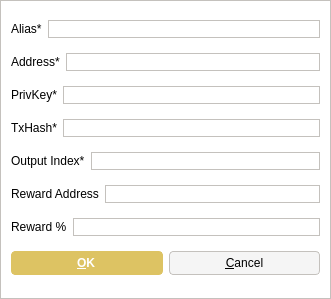
<?xml version="1.0" encoding="UTF-8"?>
<ui version="4.0">
 <class>AddEditAdrenalineNode</class>
 <widget class="QDialog" name="AddEditAdrenalineNode">
  <property name="geometry">
   <rect>
    <x>0</x>
    <y>0</y>
    <width>331</width>
    <height>299</height>
   </rect>
  </property>
  <property name="windowTitle">
   <string>Add/Edit Koalakash Node</string>
  </property>
  <property name="styleSheet">
   <string notr="true">background-color: rgb(255, 255, 255);
border: 1px solid #c4c1bd;</string>
  </property>
  <property name="modal">
   <bool>true</bool>
  </property>
  <layout class="QVBoxLayout" name="verticalLayout">
   <item>
    <layout class="QHBoxLayout" name="horizontalLayout_4">
     <property name="bottomMargin">
      <number>0</number>
     </property>
     <item>
      <widget class="QLabel" name="label_4">
       <property name="styleSheet">
        <string notr="true">border: 0;</string>
       </property>
       <property name="text">
        <string>Alias*</string>
       </property>
      </widget>
     </item>
     <item>
      <widget class="QLineEdit" name="aliasLineEdit"/>
     </item>
    </layout>
   </item>
   <item>
    <layout class="QHBoxLayout" name="horizontalLayout_5">
     <property name="bottomMargin">
      <number>0</number>
     </property>
     <item>
      <widget class="QLabel" name="label_6">
       <property name="styleSheet">
        <string notr="true">border: 0;</string>
       </property>
       <property name="text">
        <string>Address*</string>
       </property>
      </widget>
     </item>
     <item>
      <widget class="QLineEdit" name="addressLineEdit"/>
     </item>
    </layout>
   </item>
   <item>
    <layout class="QHBoxLayout" name="horizontalLayout_3">
     <property name="bottomMargin">
      <number>0</number>
     </property>
     <item>
      <widget class="QLabel" name="label_5">
       <property name="styleSheet">
        <string notr="true">border: 0;</string>
       </property>
       <property name="text">
        <string>PrivKey*</string>
       </property>
      </widget>
     </item>
     <item>
      <widget class="QLineEdit" name="privkeyLineEdit"/>
     </item>
    </layout>
   </item>
   <item>
    <layout class="QHBoxLayout" name="horizontalLayout_2">
     <property name="bottomMargin">
      <number>0</number>
     </property>
     <item>
      <widget class="QLabel" name="label_2">
       <property name="styleSheet">
        <string notr="true">border: 0;</string>
       </property>
       <property name="text">
        <string>TxHash*</string>
       </property>
      </widget>
     </item>
     <item>
      <widget class="QLineEdit" name="txhashLineEdit"/>
     </item>
    </layout>
   </item>
   <item>
    <layout class="QHBoxLayout" name="horizontalLayout_8">
     <property name="bottomMargin">
      <number>0</number>
     </property>
     <item>
      <widget class="QLabel" name="label_8">
       <property name="styleSheet">
        <string notr="true">border: 0;</string>
       </property>
       <property name="text">
        <string>Output Index*</string>
       </property>
      </widget>
     </item>
     <item>
      <widget class="QLineEdit" name="outputindexLineEdit"/>
     </item>
    </layout>
   </item>
   <item>
    <layout class="QHBoxLayout" name="horizontalLayout_6">
     <property name="bottomMargin">
      <number>0</number>
     </property>
     <item>
      <widget class="QLabel" name="label_3">
       <property name="styleSheet">
        <string notr="true">border: 0;</string>
       </property>
       <property name="text">
        <string>Reward Address</string>
       </property>
      </widget>
     </item>
     <item>
      <widget class="QLineEdit" name="rewardaddressLineEdit"/>
     </item>
    </layout>
   </item>
   <item>
    <layout class="QHBoxLayout" name="horizontalLayout_7">
     <property name="bottomMargin">
      <number>0</number>
     </property>
     <item>
      <widget class="QLabel" name="label_7">
       <property name="styleSheet">
        <string notr="true">border: 0;</string>
       </property>
       <property name="text">
        <string>Reward %</string>
       </property>
      </widget>
     </item>
     <item>
      <widget class="QLineEdit" name="rewardpercentageLineEdit"/>
     </item>
    </layout>
   </item>
   <item>
    <layout class="QHBoxLayout" name="horizontalLayout_Buttons">
     <item>
      <widget class="QPushButton" name="okButton">
       <property name="styleSheet">
        <string notr="true">background-color: rgb(221, 195, 99);
color: rgb(255, 255, 255);
border-radius: 4px;
border-color:  rgb(221, 195, 99);
font-weight: 600;
padding: 4px;
padding-left: 10px;
padding-right: 12px;
icon-size: 0;</string>
       </property>
       <property name="text">
        <string>&amp;OK</string>
       </property>
      </widget>
     </item>
     <item>
      <widget class="QPushButton" name="cancelButton">
       <property name="styleSheet">
        <string notr="true">background-color: rgb(245, 245, 245);
border-radius: 4px;
border: 1px solid #c4c1bd;
font-weight: 400;
padding: 4px;
padding-left: 10px;
padding-right: 10px;</string>
       </property>
       <property name="text">
        <string>&amp;Cancel</string>
       </property>
       <property name="autoDefault">
        <bool>false</bool>
       </property>
      </widget>
     </item>
    </layout>
   </item>
  </layout>
 </widget>
 <resources/>
 <connections/>
</ui>
